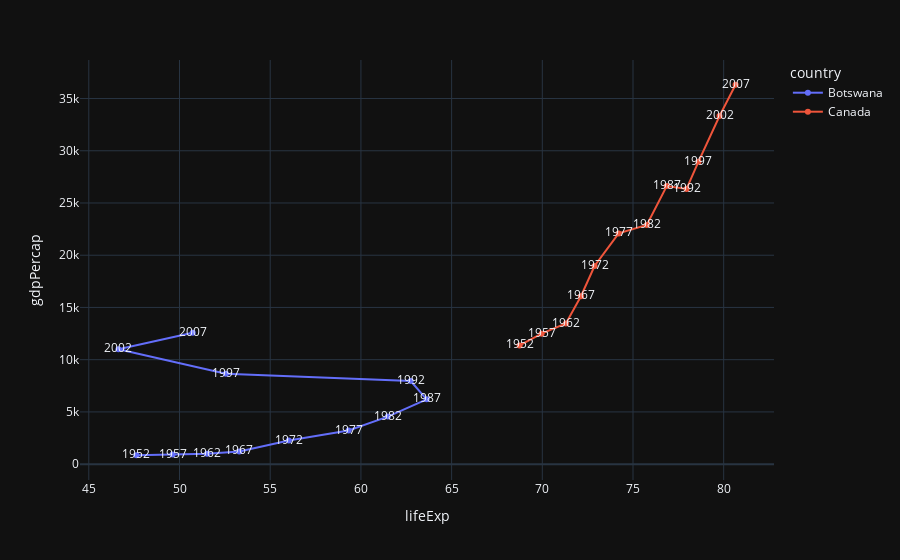

This figure's notebook cell:
### Code cell
df = px.data.gapminder().query("country in ['Canada', 'Botswana']")

fig = px.line(df, x="lifeExp", y="gdpPercap", color="country", text="year")
fig.show()

### Figure 1 — Plotly figure (JSON) as saved in the notebook; plotly's stock layout.template omitted (floating-point values rounded to 4 significant figures)
{"data": [{"hovertemplate": "country=Botswana<br>lifeExp=%{x}<br>gdpPercap=%{y}<br>year=%{text}<extra></extra>", "legendgroup": "Botswana", "line": {"color": "#636efa", "dash": "solid"}, "marker": {"symbol": "circle"}, "mode": "lines+markers+text", "name": "Botswana", "orientation": "v", "showlegend": true, "text": [1952.0, 1957.0, 1962.0, 1967.0, 1972.0, 1977.0, 1982.0, 1987.0, 1992.0, 1997.0, 2002.0, 2007.0], "x": [47.62, 49.62, 51.52, 53.3, 56.02, 59.32, 61.48, 63.62, 62.74, 52.56, 46.63, 50.73], "xaxis": "x", "y": [851.2, 918.2, 983.7, 1215.0, 2264.0, 3215.0, 4551.0, 6206.0, 7954.0, 8647.0, 11000.0, 12570.0], "yaxis": "y", "type": "scatter"}, {"hovertemplate": "country=Canada<br>lifeExp=%{x}<br>gdpPercap=%{y}<br>year=%{text}<extra></extra>", "legendgroup": "Canada", "line": {"color": "#EF553B", "dash": "solid"}, "marker": {"symbol": "circle"}, "mode": "lines+markers+text", "name": "Canada", "orientation": "v", "showlegend": true, "text": [1952.0, 1957.0, 1962.0, 1967.0, 1972.0, 1977.0, 1982.0, 1987.0, 1992.0, 1997.0, 2002.0, 2007.0], "x": [68.75, 69.96, 71.3, 72.13, 72.88, 74.21, 75.76, 76.86, 77.95, 78.61, 79.77, 80.65], "xaxis": "x", "y": [11370.0, 12490.0, 13460.0, 16080.0, 18970.0, 22090.0, 22900.0, 26630.0, 26340.0, 28950.0, 33330.0, 36320.0], "yaxis": "y", "type": "scatter"}], "layout": {"xaxis": {"anchor": "y", "domain": [0.0, 1.0], "title": {"text": "lifeExp"}}, "yaxis": {"anchor": "x", "domain": [0.0, 1.0], "title": {"text": "gdpPercap"}}, "legend": {"title": {"text": "country"}, "tracegroupgap": 0}, "margin": {"t": 60}}}
